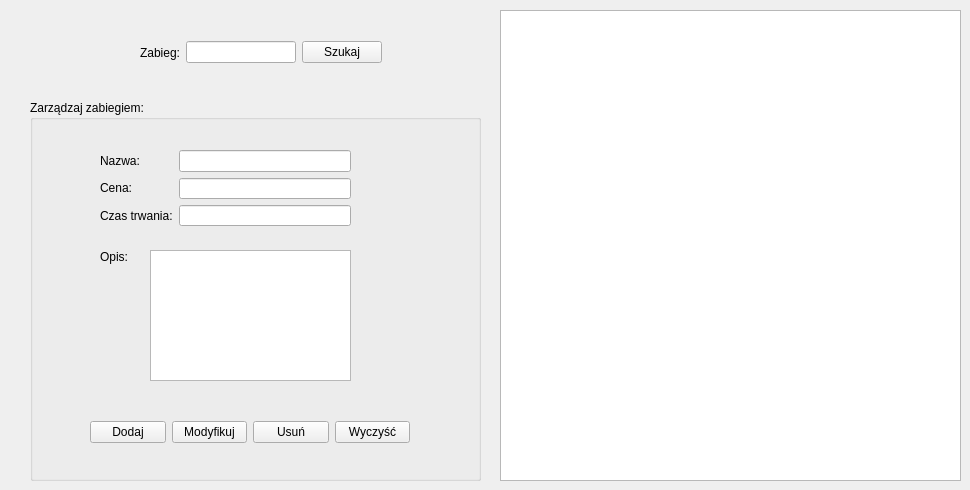
    <widget class="QWidget" name="zabiegiTab">
     <attribute name="title">
      <string>Zabiegi</string>
     </attribute>
     <widget class="QGroupBox" name="daneZabieguGroupBox">
      <property name="geometry">
       <rect>
        <x>30</x>
        <y>100</y>
        <width>451</width>
        <height>381</height>
       </rect>
      </property>
      <property name="title">
       <string>Zarządzaj zabiegiem:</string>
      </property>
      <widget class="QLabel" name="label_29">
       <property name="geometry">
        <rect>
         <x>70</x>
         <y>150</y>
         <width>47</width>
         <height>14</height>
        </rect>
       </property>
       <property name="text">
        <string>Opis:</string>
       </property>
      </widget>
      <widget class="QTextEdit" name="opisZabiegiLineEdit">
       <property name="geometry">
        <rect>
         <x>120</x>
         <y>150</y>
         <width>201</width>
         <height>131</height>
        </rect>
       </property>
      </widget>
      <widget class="QWidget" name="layoutWidget">
       <property name="geometry">
        <rect>
         <x>70</x>
         <y>50</y>
         <width>251</width>
         <height>76</height>
        </rect>
       </property>
       <layout class="QHBoxLayout" name="horizontalLayout_12">
        <item>
         <layout class="QVBoxLayout" name="verticalLayout_13">
          <item>
           <widget class="QLabel" name="label_26">
            <property name="text">
             <string>Nazwa:</string>
            </property>
           </widget>
          </item>
          <item>
           <widget class="QLabel" name="label_27">
            <property name="text">
             <string>Cena:</string>
            </property>
           </widget>
          </item>
          <item>
           <widget class="QLabel" name="label_28">
            <property name="text">
             <string>Czas trwania:</string>
            </property>
           </widget>
          </item>
         </layout>
        </item>
        <item>
         <layout class="QVBoxLayout" name="verticalLayout_12">
          <item>
           <widget class="QLineEdit" name="nazwaZabiegiLineEdit"/>
          </item>
          <item>
           <widget class="QLineEdit" name="cenaZabiegiLineEdit">
            <property name="inputMask">
             <string/>
            </property>
           </widget>
          </item>
          <item>
           <widget class="QLineEdit" name="czasZabiegiLineEdit">
            <property name="inputMask">
             <string/>
            </property>
           </widget>
          </item>
         </layout>
        </item>
       </layout>
      </widget>
      <widget class="QWidget" name="layoutWidget">
       <property name="geometry">
        <rect>
         <x>60</x>
         <y>320</y>
         <width>320</width>
         <height>25</height>
        </rect>
       </property>
       <layout class="QHBoxLayout" name="horizontalLayout_13">
        <item>
         <widget class="QPushButton" name="zabiegiDodajBtn">
          <property name="text">
           <string>Dodaj</string>
          </property>
         </widget>
        </item>
        <item>
         <widget class="QPushButton" name="zabiegiModyfikujBtn">
          <property name="text">
           <string>Modyfikuj</string>
          </property>
         </widget>
        </item>
        <item>
         <widget class="QPushButton" name="zabiegiUsunBtn">
          <property name="text">
           <string>Usuń</string>
          </property>
         </widget>
        </item>
        <item>
         <widget class="QPushButton" name="zabiegiWyczyscBtn">
          <property name="contextMenuPolicy">
           <enum>Qt::DefaultContextMenu</enum>
          </property>
          <property name="text">
           <string>Wyczyść</string>
          </property>
         </widget>
        </item>
       </layout>
      </widget>
     </widget>
     <widget class="QTableView" name="zabiegiTableView">
      <property name="geometry">
       <rect>
        <x>500</x>
        <y>10</y>
        <width>461</width>
        <height>471</height>
       </rect>
      </property>
     </widget>
     <widget class="QWidget" name="layoutWidget">
      <property name="geometry">
       <rect>
        <x>140</x>
        <y>40</y>
        <width>242</width>
        <height>25</height>
       </rect>
      </property>
      <layout class="QHBoxLayout" name="horizontalLayout_11">
       <item>
        <widget class="QLabel" name="label_25">
         <property name="text">
          <string>Zabieg:</string>
         </property>
        </widget>
       </item>
       <item>
        <widget class="QLineEdit" name="szukajZabieguLineEdit"/>
       </item>
       <item>
        <widget class="QPushButton" name="szukajZabieguBtn">
         <property name="text">
          <string>Szukaj</string>
         </property>
        </widget>
       </item>
      </layout>
     </widget>
    </widget>
